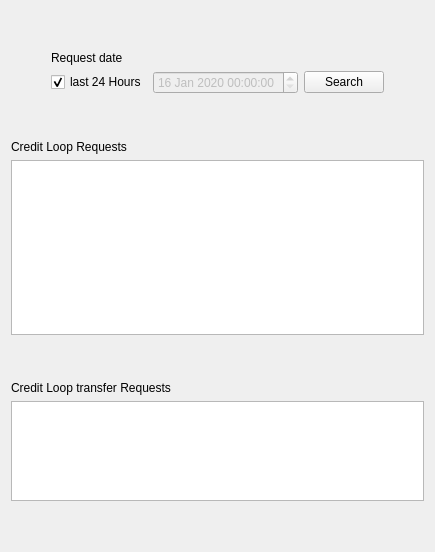
              <widget class="QWidget" name="looprequests_tab">
               <attribute name="title">
                <string>Received Loop Requests </string>
               </attribute>
               <layout class="QVBoxLayout" name="verticalLayout_12">
                <item>
                 <spacer name="verticalSpacer_23">
                  <property name="orientation">
                   <enum>Qt::Vertical</enum>
                  </property>
                  <property name="sizeHint" stdset="0">
                   <size>
                    <width>20</width>
                    <height>40</height>
                   </size>
                  </property>
                 </spacer>
                </item>
                <item>
                 <layout class="QGridLayout" name="receivedloop_searchlimit_Layout">
                  <item row="1" column="2">
                   <widget class="QDateTimeEdit" name="request_dateTimeEdit">
                    <property name="enabled">
                     <bool>false</bool>
                    </property>
                    <property name="minimumDate">
                     <date>
                      <year>2020</year>
                      <month>1</month>
                      <day>16</day>
                     </date>
                    </property>
                   </widget>
                  </item>
                  <item row="1" column="3">
                   <widget class="QPushButton" name="looprequest_search_button">
                    <property name="sizePolicy">
                     <sizepolicy hsizetype="Maximum" vsizetype="Maximum">
                      <horstretch>0</horstretch>
                      <verstretch>0</verstretch>
                     </sizepolicy>
                    </property>
                    <property name="text">
                     <string>Search</string>
                    </property>
                   </widget>
                  </item>
                  <item row="0" column="1" colspan="3">
                   <widget class="QLabel" name="requestdate_label">
                    <property name="sizePolicy">
                     <sizepolicy hsizetype="Expanding" vsizetype="Preferred">
                      <horstretch>0</horstretch>
                      <verstretch>0</verstretch>
                     </sizepolicy>
                    </property>
                    <property name="text">
                     <string>Request date</string>
                    </property>
                   </widget>
                  </item>
                  <item row="1" column="1">
                   <widget class="QCheckBox" name="request_date_checkBox">
                    <property name="enabled">
                     <bool>true</bool>
                    </property>
                    <property name="styleSheet">
                     <string notr="true"/>
                    </property>
                    <property name="text">
                     <string>last 24 Hours</string>
                    </property>
                    <property name="checked">
                     <bool>true</bool>
                    </property>
                   </widget>
                  </item>
                  <item row="0" column="0" rowspan="2">
                   <spacer name="horizontalSpacer_37">
                    <property name="orientation">
                     <enum>Qt::Horizontal</enum>
                    </property>
                    <property name="sizeHint" stdset="0">
                     <size>
                      <width>40</width>
                      <height>20</height>
                     </size>
                    </property>
                   </spacer>
                  </item>
                  <item row="0" column="4" rowspan="2">
                   <spacer name="horizontalSpacer_39">
                    <property name="orientation">
                     <enum>Qt::Horizontal</enum>
                    </property>
                    <property name="sizeHint" stdset="0">
                     <size>
                      <width>40</width>
                      <height>20</height>
                     </size>
                    </property>
                   </spacer>
                  </item>
                 </layout>
                </item>
                <item>
                 <spacer name="verticalSpacer_34">
                  <property name="orientation">
                   <enum>Qt::Vertical</enum>
                  </property>
                  <property name="sizeHint" stdset="0">
                   <size>
                    <width>20</width>
                    <height>40</height>
                   </size>
                  </property>
                 </spacer>
                </item>
                <item>
                 <layout class="QGridLayout" name="received_looprequests_Layout">
                  <item row="0" column="0">
                   <widget class="QLabel" name="loop_request_label">
                    <property name="text">
                     <string>Credit Loop Requests  </string>
                    </property>
                    <property name="buddy">
                     <cstring>loop_request_tableWidget</cstring>
                    </property>
                   </widget>
                  </item>
                  <item row="1" column="0">
                   <widget class="QTableWidget" name="loop_request_tableWidget">
                    <property name="sizePolicy">
                     <sizepolicy hsizetype="Minimum" vsizetype="Minimum">
                      <horstretch>0</horstretch>
                      <verstretch>0</verstretch>
                     </sizepolicy>
                    </property>
                    <property name="minimumSize">
                     <size>
                      <width>0</width>
                      <height>175</height>
                     </size>
                    </property>
                    <property name="maximumSize">
                     <size>
                      <width>16777215</width>
                      <height>200</height>
                     </size>
                    </property>
                    <property name="sizeIncrement">
                     <size>
                      <width>0</width>
                      <height>0</height>
                     </size>
                    </property>
                    <property name="font">
                     <font>
                      <pointsize>9</pointsize>
                     </font>
                    </property>
                    <property name="sizeAdjustPolicy">
                     <enum>QAbstractScrollArea::AdjustToContents</enum>
                    </property>
                    <property name="editTriggers">
                     <set>QAbstractItemView::NoEditTriggers</set>
                    </property>
                    <property name="selectionMode">
                     <enum>QAbstractItemView::SingleSelection</enum>
                    </property>
                    <property name="wordWrap">
                     <bool>true</bool>
                    </property>
                    <property name="cornerButtonEnabled">
                     <bool>false</bool>
                    </property>
                   </widget>
                  </item>
                 </layout>
                </item>
                <item>
                 <spacer name="verticalSpacer_27">
                  <property name="orientation">
                   <enum>Qt::Vertical</enum>
                  </property>
                  <property name="sizeHint" stdset="0">
                   <size>
                    <width>20</width>
                    <height>40</height>
                   </size>
                  </property>
                 </spacer>
                </item>
                <item>
                 <layout class="QGridLayout" name="received_transferrequests_Layout">
                  <item row="1" column="1">
                   <widget class="QLabel" name="transferrequests_label">
                    <property name="text">
                     <string>Credit Loop transfer Requests </string>
                    </property>
                    <property name="buddy">
                     <cstring>transferrequests_tableWidget</cstring>
                    </property>
                   </widget>
                  </item>
                  <item row="2" column="1">
                   <widget class="QTableWidget" name="transferrequests_tableWidget">
                    <property name="sizePolicy">
                     <sizepolicy hsizetype="Minimum" vsizetype="Minimum">
                      <horstretch>0</horstretch>
                      <verstretch>0</verstretch>
                     </sizepolicy>
                    </property>
                    <property name="minimumSize">
                     <size>
                      <width>0</width>
                      <height>100</height>
                     </size>
                    </property>
                    <property name="maximumSize">
                     <size>
                      <width>16777215</width>
                      <height>150</height>
                     </size>
                    </property>
                    <property name="sizeIncrement">
                     <size>
                      <width>0</width>
                      <height>0</height>
                     </size>
                    </property>
                    <property name="font">
                     <font>
                      <pointsize>9</pointsize>
                     </font>
                    </property>
                    <property name="sizeAdjustPolicy">
                     <enum>QAbstractScrollArea::AdjustToContents</enum>
                    </property>
                    <property name="editTriggers">
                     <set>QAbstractItemView::NoEditTriggers</set>
                    </property>
                    <property name="selectionMode">
                     <enum>QAbstractItemView::SingleSelection</enum>
                    </property>
                    <property name="wordWrap">
                     <bool>true</bool>
                    </property>
                    <property name="cornerButtonEnabled">
                     <bool>false</bool>
                    </property>
                   </widget>
                  </item>
                 </layout>
                </item>
                <item>
                 <spacer name="verticalSpacer_24">
                  <property name="orientation">
                   <enum>Qt::Vertical</enum>
                  </property>
                  <property name="sizeHint" stdset="0">
                   <size>
                    <width>20</width>
                    <height>40</height>
                   </size>
                  </property>
                 </spacer>
                </item>
               </layout>
              </widget>
